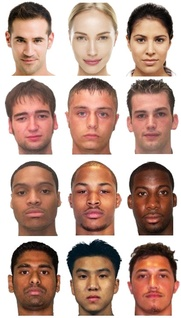
#> input picture task6/data/train/train.jpg, 181 x 318 px, shrunk from 413 x 726 before the run, found by its file name
$ python HomeWork6.py
#> lines starting #> are read from the running program, lines starting #| are printed output that depends on the picture; after the words box and inside, x2 and y2 are one past the last pixel; in counts of white or black regions, pixels touching at a corner belong together

# coding: utf-8

# In[1]:

import os
import matplotlib.pyplot as plt

import cv2
from skimage.io import imread, imshow
import numpy as np

get_ipython().magic('matplotlib inline')


# In[2]:

train_dir = 'data/task6/train/'
test_dir = 'data/task6/test/'


# In[3]:

train_image = cv2.cvtColor(cv2.imread(train_dir + 'train.jpg'), cv2.COLOR_BGR2HSV)[:,:,0]
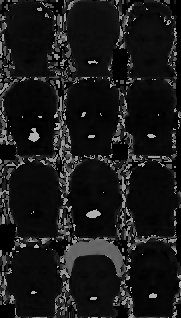
#> train_image: shape (318, 181); min 0, max 179, mean 25.2
train_mask = cv2.imread(train_dir + 'train_mask.png')
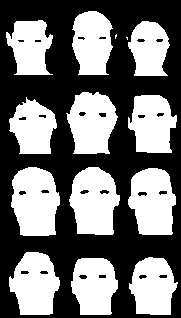
#> input picture task6/data/train/train_mask.png, 181 x 318 px, shrunk from 413 x 726 before the run, found by its file name
#> train_mask is the input picture: shape (318, 181, 3); 45.5% white; 14 white regions (2 under 20 px), largest, box (x1, y1, x2, y2) and area: (11, 167, 60, 236) 2673, (69, 167, 120, 235) 2586, (128, 168, 176, 235) 2478


# In[4]:

h = cv2.calcHist(images=[train_image],
                 channels=[0],
                 mask=train_mask[:,:,0],
                 histSize=[360],
                 ranges=[0, 360])
#> h = 360 values, max 3441 at index 8, min 0 at index 21, mean 72.78


# In[ ]:

h = cv2.normalize(h, h.shape)
#> h = 360 values, max 0.455 at index 8, min 0 at index 21, mean 0.00962


# In[ ]:

test_images = os.listdir(test_dir)

tests = []

for test_name in test_images:
    test_img = cv2.imread(test_dir + test_name)
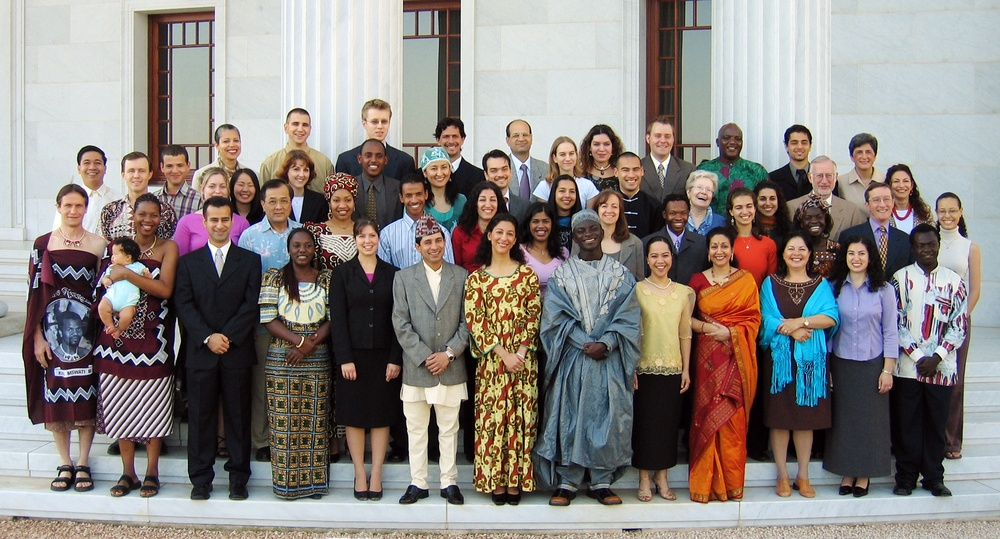
#> input picture task6/data/test/0.jpg, 1000 x 539 px, shrunk from 2280 x 1230 before the run, found by its file name
#> test_img is the input picture: shape (539, 1000, 3); mean B, G, R 130.1, 134, 140.2
    img = test_img.copy()
    result = cv2.ximgproc.createSuperpixelSLIC(test_img)
    result.iterate()
    labels = result.getLabels()
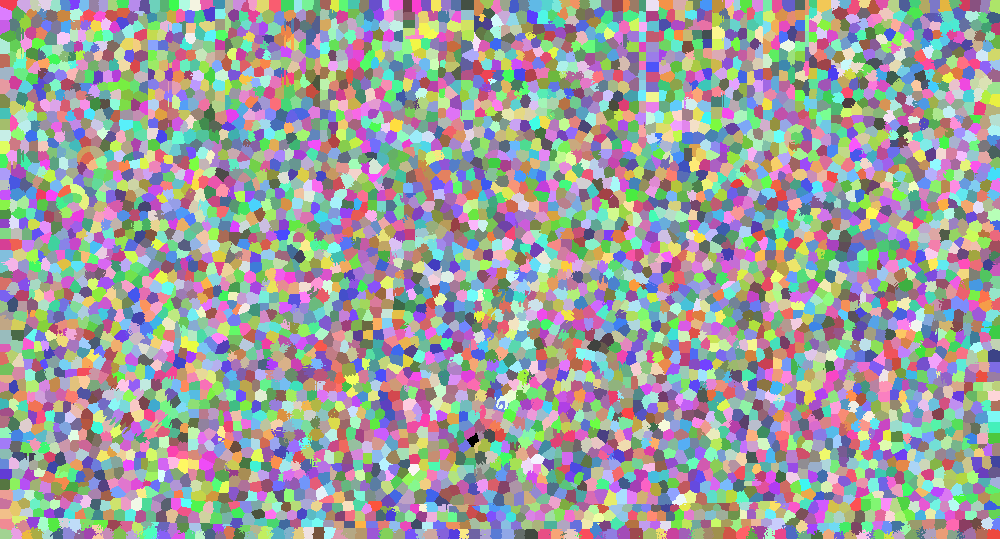
#> labels: shape (539, 1000) int32; 5370 distinct labels, from 0 to 5372; one colour per label, 0 black
    for label in range(result.getNumberOfSuperpixels()):
        c_bool = (labels == label).astype(np.int64)
        c_bool_3 = np.tile(c_bool, 3).reshape((test_img.shape))
        test_img_ = c_bool_3 * test_img
#> (the run stopped early here; a loop or call above may not have finished)
